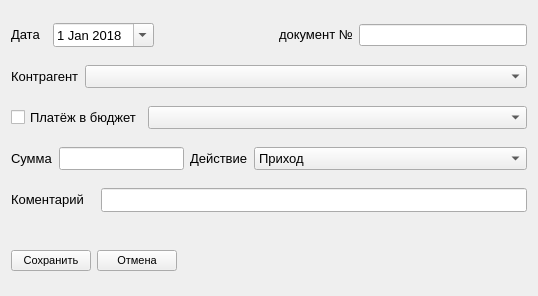
<?xml version="1.0" encoding="UTF-8"?>
<ui version="4.0">
 <class>Form</class>
 <widget class="QWidget" name="Form">
  <property name="geometry">
   <rect>
    <x>0</x>
    <y>0</y>
    <width>538</width>
    <height>296</height>
   </rect>
  </property>
  <property name="sizePolicy">
   <sizepolicy hsizetype="Preferred" vsizetype="Preferred">
    <horstretch>0</horstretch>
    <verstretch>0</verstretch>
   </sizepolicy>
  </property>
  <property name="font">
   <font>
    <pointsize>10</pointsize>
   </font>
  </property>
  <property name="windowTitle">
   <string>Form</string>
  </property>
  <layout class="QVBoxLayout" name="verticalLayout">
   <item>
    <layout class="QHBoxLayout" name="horizontalLayout_6">
     <item>
      <widget class="QLabel" name="label_date">
       <property name="sizePolicy">
        <sizepolicy hsizetype="Fixed" vsizetype="Fixed">
         <horstretch>50</horstretch>
         <verstretch>24</verstretch>
        </sizepolicy>
       </property>
       <property name="font">
        <font>
         <pointsize>10</pointsize>
        </font>
       </property>
       <property name="text">
        <string>Дата  </string>
       </property>
      </widget>
     </item>
     <item>
      <widget class="QDateEdit" name="date_edit">
       <property name="sizePolicy">
        <sizepolicy hsizetype="Fixed" vsizetype="Fixed">
         <horstretch>110</horstretch>
         <verstretch>24</verstretch>
        </sizepolicy>
       </property>
       <property name="minimumSize">
        <size>
         <width>0</width>
         <height>0</height>
        </size>
       </property>
       <property name="font">
        <font>
         <pointsize>10</pointsize>
        </font>
       </property>
       <property name="calendarPopup">
        <bool>true</bool>
       </property>
       <property name="date">
        <date>
         <year>2018</year>
         <month>1</month>
         <day>1</day>
        </date>
       </property>
      </widget>
     </item>
     <item>
      <spacer name="horizontalSpacer_2">
       <property name="orientation">
        <enum>Qt::Horizontal</enum>
       </property>
       <property name="sizeType">
        <enum>QSizePolicy::Preferred</enum>
       </property>
       <property name="sizeHint" stdset="0">
        <size>
         <width>119</width>
         <height>20</height>
        </size>
       </property>
      </spacer>
     </item>
     <item>
      <widget class="QLabel" name="label_number_doc">
       <property name="sizePolicy">
        <sizepolicy hsizetype="Fixed" vsizetype="Fixed">
         <horstretch>100</horstretch>
         <verstretch>24</verstretch>
        </sizepolicy>
       </property>
       <property name="font">
        <font>
         <pointsize>10</pointsize>
        </font>
       </property>
       <property name="text">
        <string>документ №</string>
       </property>
      </widget>
     </item>
     <item>
      <widget class="QLineEdit" name="number_doc_edit">
       <property name="sizePolicy">
        <sizepolicy hsizetype="Preferred" vsizetype="Fixed">
         <horstretch>40</horstretch>
         <verstretch>24</verstretch>
        </sizepolicy>
       </property>
       <property name="font">
        <font>
         <pointsize>9</pointsize>
        </font>
       </property>
      </widget>
     </item>
    </layout>
   </item>
   <item>
    <layout class="QHBoxLayout" name="horizontalLayout_5">
     <item>
      <widget class="QLabel" name="label_counterparties">
       <property name="sizePolicy">
        <sizepolicy hsizetype="Fixed" vsizetype="Fixed">
         <horstretch>100</horstretch>
         <verstretch>24</verstretch>
        </sizepolicy>
       </property>
       <property name="font">
        <font>
         <pointsize>10</pointsize>
        </font>
       </property>
       <property name="text">
        <string>Контрагент</string>
       </property>
      </widget>
     </item>
     <item>
      <widget class="QComboBox" name="combo_counterparties"/>
     </item>
    </layout>
   </item>
   <item>
    <layout class="QHBoxLayout" name="horizontalLayout_4">
     <item>
      <widget class="QCheckBox" name="check_byudget">
       <property name="sizePolicy">
        <sizepolicy hsizetype="Fixed" vsizetype="Fixed">
         <horstretch>170</horstretch>
         <verstretch>24</verstretch>
        </sizepolicy>
       </property>
       <property name="text">
        <string>Платёж в бюджет</string>
       </property>
       <property name="tristate">
        <bool>false</bool>
       </property>
      </widget>
     </item>
     <item>
      <widget class="QComboBox" name="combo_byudget">
       <property name="editable">
        <bool>false</bool>
       </property>
      </widget>
     </item>
    </layout>
   </item>
   <item>
    <layout class="QHBoxLayout" name="horizontalLayout_3">
     <item>
      <widget class="QLabel" name="label_summ">
       <property name="sizePolicy">
        <sizepolicy hsizetype="Fixed" vsizetype="Fixed">
         <horstretch>62</horstretch>
         <verstretch>24</verstretch>
        </sizepolicy>
       </property>
       <property name="font">
        <font>
         <pointsize>10</pointsize>
        </font>
       </property>
       <property name="text">
        <string>Сумма</string>
       </property>
      </widget>
     </item>
     <item>
      <widget class="QLineEdit" name="summ_edit">
       <property name="sizePolicy">
        <sizepolicy hsizetype="Fixed" vsizetype="Fixed">
         <horstretch>125</horstretch>
         <verstretch>24</verstretch>
        </sizepolicy>
       </property>
       <property name="font">
        <font>
         <pointsize>10</pointsize>
        </font>
       </property>
      </widget>
     </item>
     <item>
      <widget class="QLabel" name="label_action">
       <property name="sizePolicy">
        <sizepolicy hsizetype="Fixed" vsizetype="Fixed">
         <horstretch>80</horstretch>
         <verstretch>24</verstretch>
        </sizepolicy>
       </property>
       <property name="font">
        <font>
         <pointsize>10</pointsize>
        </font>
       </property>
       <property name="text">
        <string>Действие</string>
       </property>
      </widget>
     </item>
     <item>
      <widget class="QComboBox" name="cmbox_action">
       <property name="enabled">
        <bool>true</bool>
       </property>
       <property name="sizePolicy">
        <sizepolicy hsizetype="Preferred" vsizetype="Fixed">
         <horstretch>0</horstretch>
         <verstretch>24</verstretch>
        </sizepolicy>
       </property>
       <property name="font">
        <font>
         <pointsize>10</pointsize>
        </font>
       </property>
       <property name="minimumContentsLength">
        <number>0</number>
       </property>
       <property name="iconSize">
        <size>
         <width>20</width>
         <height>20</height>
        </size>
       </property>
       <item>
        <property name="text">
         <string>Приход</string>
        </property>
       </item>
       <item>
        <property name="text">
         <string>Расход</string>
        </property>
       </item>
      </widget>
     </item>
    </layout>
   </item>
   <item>
    <layout class="QHBoxLayout" name="horizontalLayout_2">
     <item>
      <widget class="QLabel" name="label_coment">
       <property name="sizePolicy">
        <sizepolicy hsizetype="Fixed" vsizetype="Fixed">
         <horstretch>110</horstretch>
         <verstretch>22</verstretch>
        </sizepolicy>
       </property>
       <property name="font">
        <font>
         <pointsize>10</pointsize>
        </font>
       </property>
       <property name="text">
        <string>Коментарий   </string>
       </property>
      </widget>
     </item>
     <item>
      <widget class="QLineEdit" name="comment_edit">
       <property name="sizePolicy">
        <sizepolicy hsizetype="Preferred" vsizetype="Fixed">
         <horstretch>0</horstretch>
         <verstretch>24</verstretch>
        </sizepolicy>
       </property>
       <property name="minimumSize">
        <size>
         <width>0</width>
         <height>24</height>
        </size>
       </property>
       <property name="font">
        <font>
         <pointsize>10</pointsize>
        </font>
       </property>
      </widget>
     </item>
    </layout>
   </item>
   <item>
    <spacer name="verticalSpacer">
     <property name="orientation">
      <enum>Qt::Vertical</enum>
     </property>
     <property name="sizeType">
      <enum>QSizePolicy::Preferred</enum>
     </property>
     <property name="sizeHint" stdset="0">
      <size>
       <width>20</width>
       <height>20</height>
      </size>
     </property>
    </spacer>
   </item>
   <item>
    <layout class="QHBoxLayout" name="horizontalLayout">
     <item>
      <widget class="QPushButton" name="btn_action">
       <property name="font">
        <font>
         <pointsize>8</pointsize>
        </font>
       </property>
       <property name="text">
        <string>Сохранить</string>
       </property>
      </widget>
     </item>
     <item>
      <widget class="QPushButton" name="btn_exit">
       <property name="font">
        <font>
         <pointsize>8</pointsize>
        </font>
       </property>
       <property name="text">
        <string>Отмена</string>
       </property>
      </widget>
     </item>
     <item>
      <spacer name="horizontalSpacer">
       <property name="orientation">
        <enum>Qt::Horizontal</enum>
       </property>
       <property name="sizeHint" stdset="0">
        <size>
         <width>40</width>
         <height>20</height>
        </size>
       </property>
      </spacer>
     </item>
    </layout>
   </item>
  </layout>
 </widget>
 <resources/>
 <connections/>
</ui>
